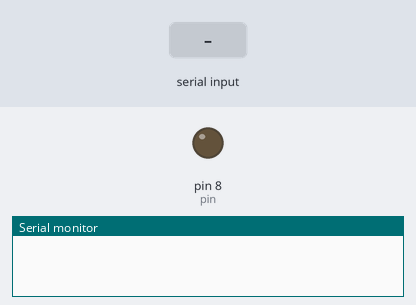
Bench run of a sketch on a simulated Arduino Uno, built with avr-gcc and run on an emulated ATmega328P. On the bench: output pins drawn as LEDs (lit = HIGH), the last lines printed to the serial monitor. Dashed ring = blinking. The inputs (shaded band) are chosen by the test bench.

Above: at 1.2 s.
1.3 s: "2\n" received over Serial
At 1.4 s:
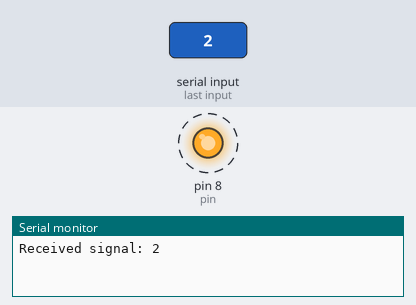
Timing chart, 0 to 4.3 s (numbered marks = the images above; inputs shaded):
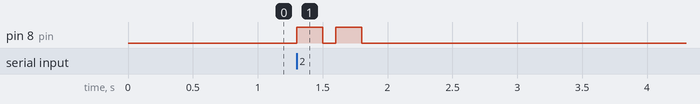

The sketch:

travailClient.ino
```cpp
const int pin=8;

void setup() {
  Serial.begin(9600); // Set baud rate
  pinMode(pin,OUTPUT);
}

void loop() {
    if (Serial.available()) {
        int signal = Serial.parseInt();
        Serial.print("Received signal: ");
        Serial.println(signal);  // Print received signal for debugging

        if (signal == 1) {
            // One ring
            digitalWrite(pin, HIGH);
            delay(200);
            digitalWrite(pin, LOW);
        } else if (signal == 2) {
            // Two rings
            digitalWrite(pin, HIGH);
            delay(200);
            digitalWrite(pin, LOW);
            delay(100);
            digitalWrite(pin, HIGH);
            delay(200);
            digitalWrite(pin, LOW);
        }
    }
}
```

Measured:
- after the input at 1.3 s, pin 8 (pin): alternates HIGH for 0.20 s and LOW for 0.10 s, 4 changes in all, then stays LOW, starting at once
